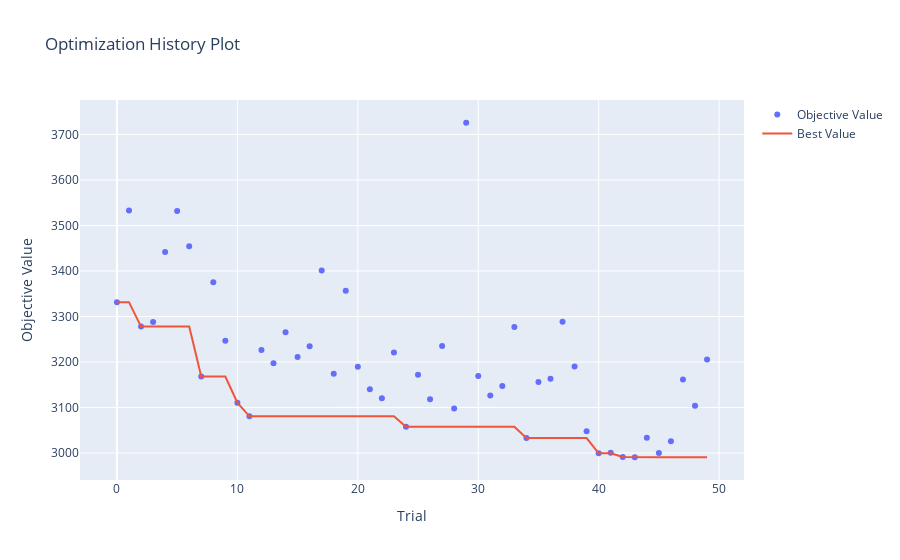
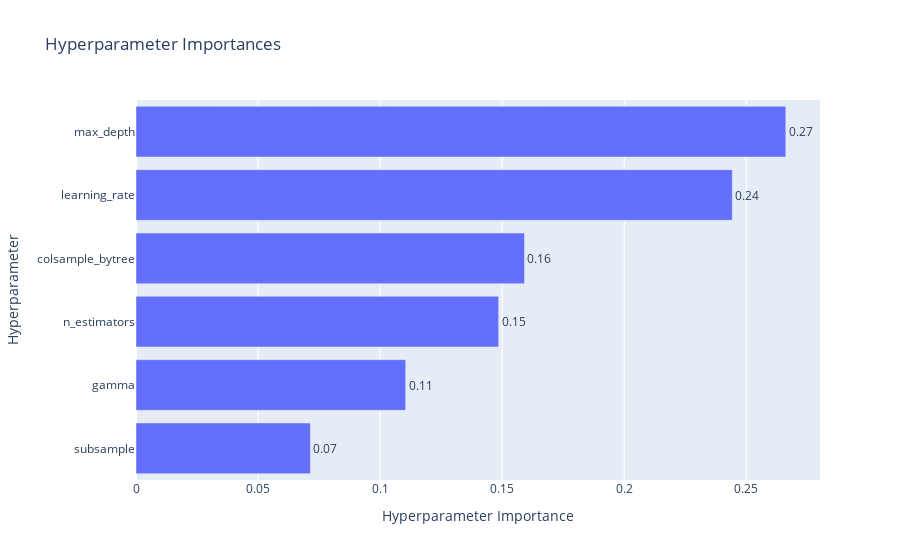
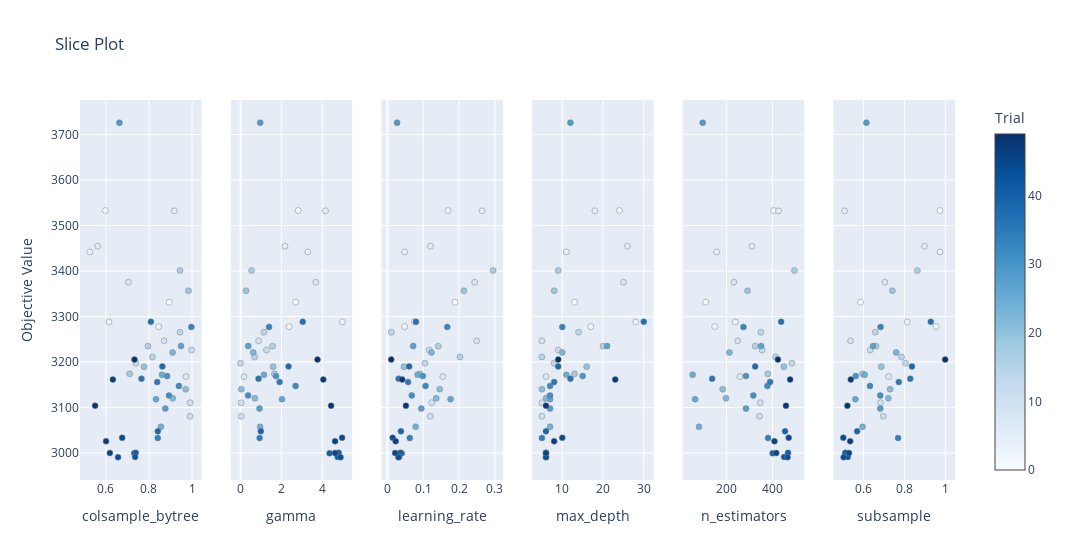

The cell these charts' notebook holds for them, in order:
### Markdown cell above
Let's visualize the tuning

### Code cell
import optuna.visualization as vis
import plotly.io as pio

# Generate figures
fig1 = vis.plot_optimization_history(study)
fig1.show()
fig2 = vis.plot_param_importances(study)
fig2.show()
fig3 = vis.plot_slice(study)
fig3.show()
